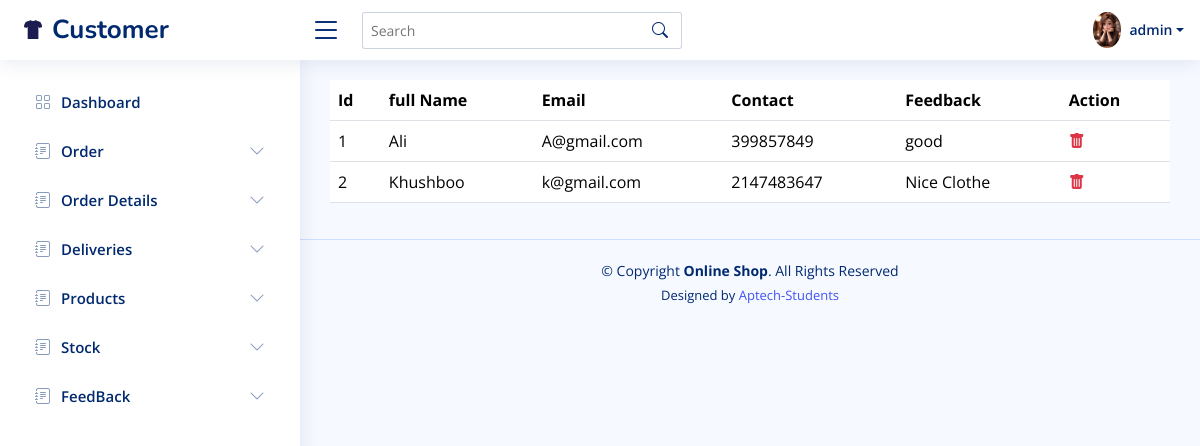
The page /online_shop/customers/view_feedback.php (signed in) on the database its author committed.
### tables this page shows
CREATE TABLE `feedback` (
  `feed_id` int(11) NOT NULL,
  `fullname` varchar(150) NOT NULL,
  `email` varchar(150) NOT NULL,
  `contact` int(150) NOT NULL,
  `mesg` varchar(900) NOT NULL
);

### online_shop/customers/view_feedback.php (the view, shortened to what this page needs)
<?php include "header.php" ?>
<div
    class="table-responsive">
    <table
        class="table table">
        <thead>
            <tr>
                <th scope="col">Id</th>
                <th scope="col">full Name </th>
                <th scope="col">Email</th>
                <th scope="col">Contact</th>
                <th scope="col">Feedback</th>
                <th scope="col">Action</th>
            </tr>
        </thead>
        <tbody>
            <?php
            $sql = "SELECT * FROM feedback";
            $res = mysqli_query($conn, $sql);
            $num = 1;
            while ($data = mysqli_fetch_array($res)) {
            ?>
                <tr>
                    <td><?php echo $num ?></td>
                    <td><?php echo $data['fullname'] ?></td>
                    <td><?php echo $data['email'] ?></td>
                    <td><?php echo $data['contact'] ?></td>
                    <td><?php echo $data['mesg'] ?></td>
                    <td>
                        <a href='function.php?delete=<?php echo $data['feed_id'] ?>'> <i class="bi bi-trash-fill text-danger"></i></a>
                    </td>
                </tr>
            <?php
                $num++;
            }
            ?>
        </tbody>
    </table>
</div>
<?php include "footer.php" ?>

### online_shop/customers/assets/css/style.css (style rules this page uses)
:root { scroll-behavior: smooth; }
body { font-family: "Open Sans", sans-serif; background: #f6f9ff; color: #444444; }
a { color: #4154f1; text-decoration: none; }

### rows shown on the page
feedback: fullname "Ali", email "A@gmail.com", contact "399857849", mesg "good"
feedback: fullname "Khushboo", email "k@gmail.com", contact "2147483647", mesg "Nice Clothe"

### other values the page prints
$_SESSION['username'] "admin"
